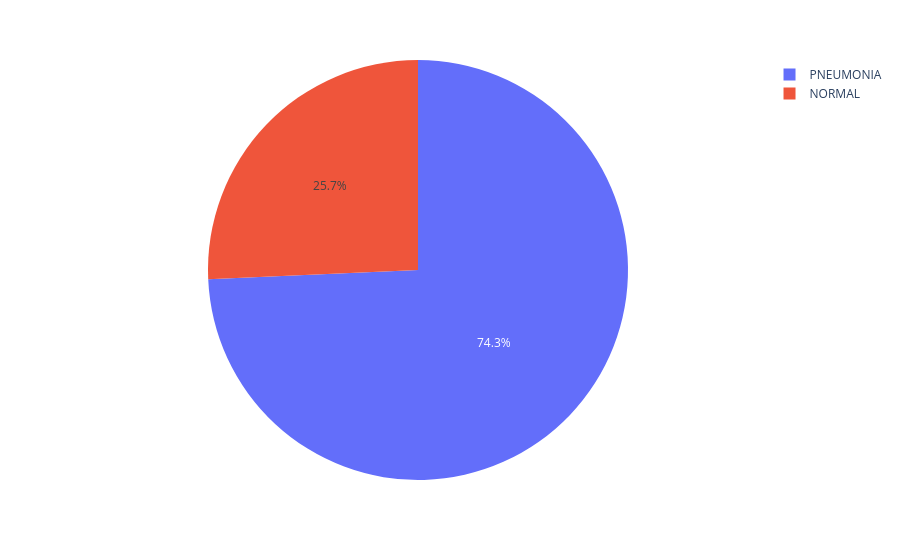

Here is the notebook cell this chart was saved with:
### Code cell
class_names = ['NORMAL', 'PNEUMONIA'] 

n_pneumonias = len(os.listdir('data/Pneumonia/chest_xray/train/PNEUMONIA'))
n_normals = len(os.listdir('data/Pneumonia/chest_xray/train/NORMAL'))
n_images = [n_normals, n_pneumonias]
px.pie(names=class_names, values=n_images)

### Figure 1 — Plotly figure (JSON) as saved in the notebook; plotly's stock layout.template omitted (floating-point values rounded to 4 significant figures)
{"data": [{"domain": {"x": [0, 1], "y": [0, 1]}, "hovertemplate": "label=%{label}<br>value=%{value}<extra></extra>", "labels": ["NORMAL", "PNEUMONIA"], "legendgroup": "", "name": "", "showlegend": true, "type": "pie", "values": [1341, 3875]}], "layout": {"legend": {"tracegroupgap": 0}, "margin": {"t": 60}}}
